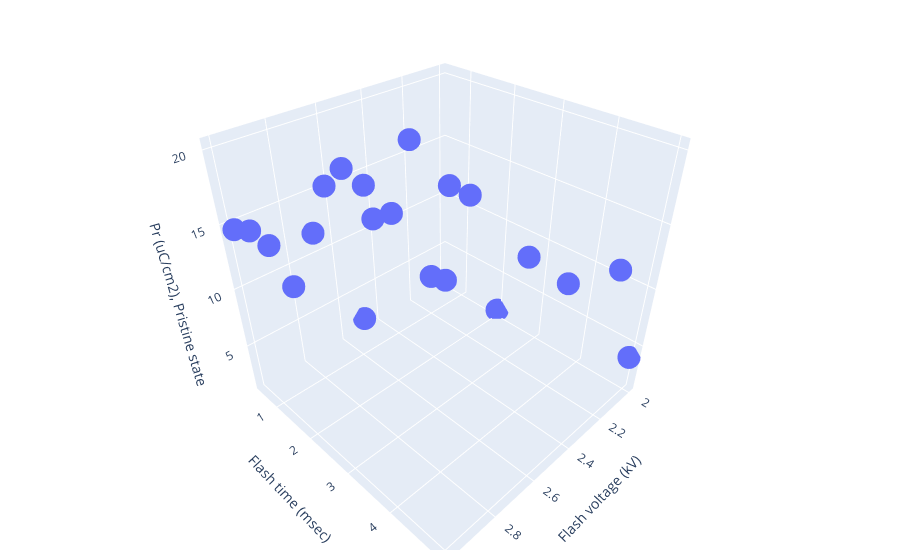

Here is the notebook cell this chart was saved with:
### Code cell
# plot?...
fig = px.scatter_3d(fe_data, x='Flash voltage (kV)', y='Flash time (msec)', 
                        z='Pr (uC/cm2), Pristine state')
fig.update_layout(scene=dict(
                            # xaxis=dict(nticks=4, range=[200, 800])
                            # yaxis=dict(range=[0, 500])
                            ),
                   margin=dict(r=20, l=10, b=10, t=10)
                   )
fig.show()

### Figure 1 — Plotly figure (JSON) as saved in the notebook; plotly's stock layout.template omitted (floating-point values rounded to 4 significant figures)
{"data": [{"hovertemplate": "Flash voltage (kV)=%{x}<br>Flash time (msec)=%{y}<br>Pr (uC/cm2), Pristine state=%{z}<extra></extra>", "legendgroup": "", "marker": {"color": "#636efa", "symbol": "circle"}, "mode": "markers", "name": "", "scene": "scene", "showlegend": false, "x": [2, 2, 2.2, 2.2, 2.2, 2.2, 2.5, 2.5, 2.5, 2.5, 2.5, 2.7, 2.7, 2.7, 2.7, 2.7, 3, 3, 3, 3, 3], "y": [2, 5, 1, 1.5, 2, 5, 0.5, 1, 1.5, 2, 5, 0.5, 1, 1.5, 2, 5, 0.5, 1, 1.5, 2, 5], "z": [1.39, 3.94, 4.69, 13.82, 13.81, 13.39, 2.23, 12.46, 13.74, 19.71, 15.22, 11.99, 16.41, 18.35, 17.97, 18.67, 14.65, 15.44, 15.33, 13.43, 20.14], "type": "scatter3d"}], "layout": {"scene": {"domain": {"x": [0, 1], "y": [0, 1]}, "xaxis": {"title": {"text": "Flash voltage (kV)"}}, "yaxis": {"title": {"text": "Flash time (msec)"}}, "zaxis": {"title": {"text": "Pr (uC/cm2), Pristine state"}}}, "legend": {"tracegroupgap": 0}, "margin": {"t": 10, "r": 20, "l": 10, "b": 10}}}
